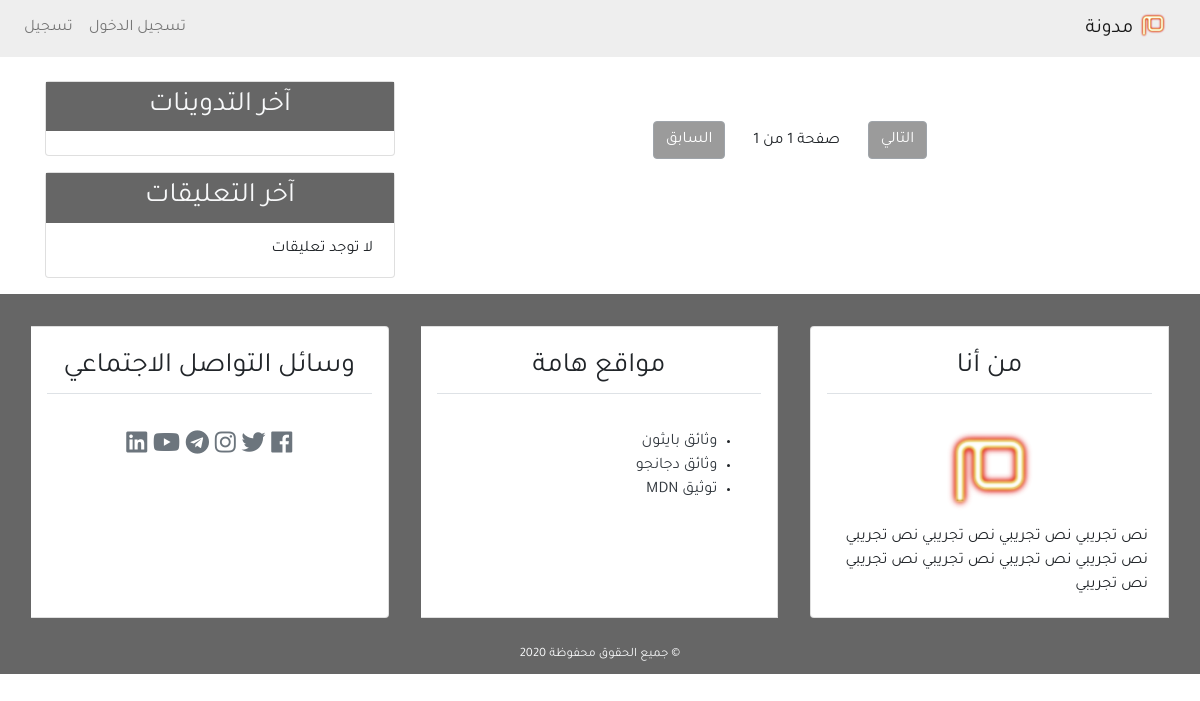
Before: / with the older database file.
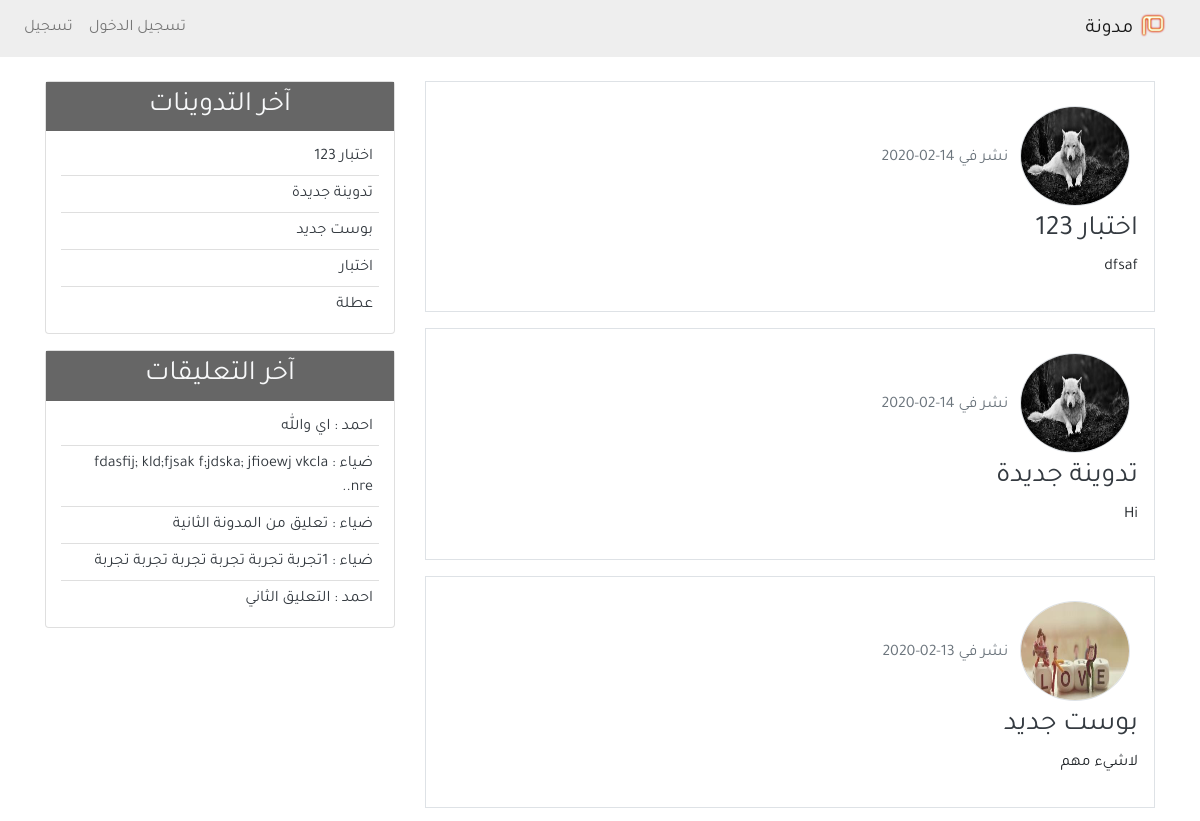
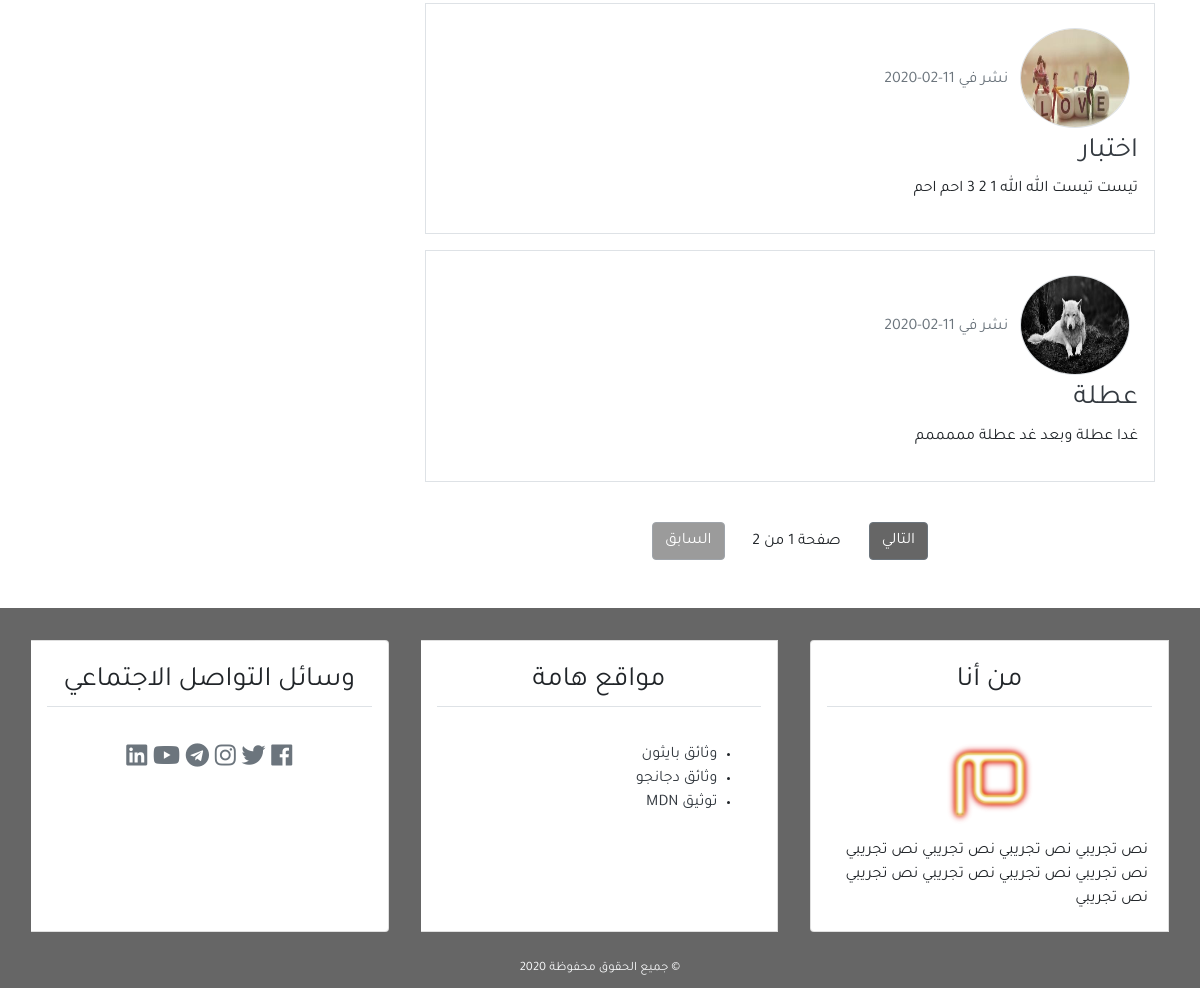
After: the same page with the newer database file (2 pictures, top to bottom).
### blog/models.py (models this page shows, shortened)
class Post(models.Model):
    title = models.CharField(max_length=100)
    content = models.TextField()
    post_date = models.DateTimeField(default=timezone.now)
    post_update = models.DateTimeField(auto_now=True)
    author = models.ForeignKey(User , on_delete=models.CASCADE)
    class Meta:
        ordering = ('-post_date',)

class Comment(models.Model):
    name = models.CharField(max_length=50 , verbose_name="الاسم")
    email = models.EmailField(verbose_name="البريد الإلكتروني")
    body = models.TextField(verbose_name="التعليق")
    comment_date = models.DateTimeField(auto_now_add=True)
    active = models.BooleanField(default=False)
    post = models.ForeignKey(Post , on_delete=models.CASCADE , related_name='comments')
    class Meta:
        ordering = ('-comment_date',)

### user/models.py (models this page shows, shortened)
class Profile(models.Model):
    image = models.ImageField(default='default.jpg' , upload_to='profile_pics')
    user = models.OneToOneField(User , on_delete=models.CASCADE)

### blog/views.py (the view)
# urls.py: path('' , views.home , name = 'home'),
def home(request):
    posts = Post.objects.all()
    paginator = Paginator(posts , 5)
    page = request.GET.get('page')
    try :
        posts = paginator.page(page)
    except PageNotAnInteger:
        posts = paginator.page(1)
    except EmptyPage :
        posts = paginator.page(paginator.num_page)
    context = {
        'title' : 'الصفحة الرئيسية',
        'posts' : posts,
        'page' : page,
    }
    return render(request , 'blog/index.html' , context)

### blog/templatetags/post_tag.py (called while the page is built)
@register.inclusion_tag('blog/latest_post.html')
def latest_posts():
    context = {
        'l_posts' : Post.objects.all()[0:5]
    }
    return context

@register.inclusion_tag('blog/latest_comment.html')
def latest_comments():
    context = {
        'l_comments' : Comment.objects.filter(active=True)[:5]
    }
    return context

### blog/templates/blog/index.html (shortened to what this page needs)
{% extends 'blog/base.html' %}
{% block content %}
{% for post in posts %}
    <div class="border p-3 mb-3">
        <img class = "rounded-circle border m-2" width="110px" height="100px" src="{{post.author.profile.image.url}}" alt="صورة الناشر" >
        <span class="text-secondary">نشر في {{post.post_date|date:'d-m-Y'}}</span>
        <h3><a href="{% url 'detail' post.id %}" class="text-dark">{{post.title}}</a></h3>
        <p>{{post.content}}</p>
    </div>
{% endfor %}
{% include 'blog/pagination.html' with page=posts %}
{% endblock content %}

### blog/templates/blog/base.html (shortened to what this page needs)
{% load static %}
{% load post_tag %}
<!DOCTYPE html>
<html lang="ar">
    <head>
        <link rel="stylesheet" href="{% static 'blog/css/bootstrap.min.css' %}">
        <link rel="stylesheet" href="https://use.fontawesome.com/releases/v5.7.0/css/all.css">
        <link rel="stylesheet" href="{% static 'blog/css/main.css' %}">
    </head>
    <body>
        <header>
            <nav class="navbar navbar-expand-lg navbar-light bg-light ">
              <a class="navbar-brand" href="{% url 'home' %}">
                  <img src="{% static 'blog/images/mim-logo.png' %}" alt="شعار مدونة" width="30px">
                  مدونة</a>
              <div class="collapse navbar-collapse" id="navbarSupportedContent">
                {% if user.is_authenticated %}
                  <ul class="navbar-nav mr-auto">
                    <li class="nav-item"><a class="nav-link" href="{% url 'new_post' %}">تدوينة جديدة</a></li>
                    <li class="nav-item"><a class="nav-link" href="{% url 'profile' %}">الملف الشخصي</a></li>
                    <li class="nav-item"><a class="nav-link" href="{% url 'logout' %}">تسجيل الخروج</a></li>
                  </ul>
                {% else %}
                  <ul class="navbar-nav mr-auto">
                    <li class="nav-item"><a class="nav-link" href="{% url 'login' %}">تسجيل الدخول</a></li>
                    <li class="nav-item"><a class="nav-link" href="{% url 'register' %}">تسجيل</a></li>
                  </ul>
                {% endif %}
              </div>
            </nav>
        </header>
        <section>
            <div class="container">
                <div class="row mt-4">
                    <div class="col-md-8">
                    {% block content %}
                    {% endblock content %}
                    </div>
                    <div class="col-md-4">
                         <div class="card mb-3">
                            <h3 class="text-center bg-secondary text-light p-2">آخر التدوينات</h3>
                            {% latest_posts %}
                        </div>
                         <div class="card mb-3">
                            <h3 class="text-center bg-secondary text-light p-2">آخر التعليقات</h3>
                            {% latest_comments %}
                         </div>
                    </div>
                </div>
            </div>
        </section>
        <footer class="bg-secondary">
            <div class="container-fluid">
                 <div class="row">
                    <div class="col-md">
                        <div class="card-group mt-3">
                            <div class="card m-3">
                                <h3 class="card-title text-center border-bottom p-2 m-3">من أنا</h3>
                                <div class="card-body">
                                    <div class="text-center">
                                        <img src="{% static 'blog/images/mim-logo.png' %}" alt="شعار مدونة" width="100px">
                                    </div>
                                   نص تجريبي نص تجريبي نص تجريبي نص تجريبي نص تجريبي نص تجريبي نص تجريبي نص تجريبي نص تجريبي
                                </div>
                            </div>
                            <div class="card m-3">
                            <h3 class="card-title text-center border-bottom p-2 m-3">مواقع هامة</h3>
                            <div class="card-body">
                                <ul>
                                    <li><a class="text-dark" href="https://www.python.org/doc/">وثائق بايثون</a></li>
                                    <li><a class="text-dark" href="https://docs.djangoproject.com/en/2.2/">وثائق
                                            دجانجو</a></li>
                                    <li><a class="text-dark" href="https://developer.mozilla.org/">توثيق MDN</a></li>
                                </ul>
                            </div>
                            </div>
                            <div class="card m-3">
                                <h3 class="card-title text-center border-bottom p-2 m-3">وسائل التواصل الاجتماعي</h3>
                                <h4 class="card-body text-center">
                                    <a hraf="" class="text-secondary"><i class="fab fa-facebook"></i></a>
                                    <a hraf="" class="text-secondary"><i class="fab fa-twitter"></i></a>
                                    <a hraf="" class="text-secondary"><i class="fab fa-instagram"></i></a>
                                    <a hraf="" class="text-secondary"><i class="fab fa-telegram"></i></a>
                                    <a hraf="" class="text-secondary"><i class="fab fa-youtube"></i></a>
                                    <a hraf="" class="text-secondary"><i class="fab fa-linkedin"></i></a>
                                </h4>
                            </div>
                        </div>
                    </div>
                </div>
                <div class="row p-2">
                    <div class="col-md text-center">
                        <small class="text-light">&copy; جميع الحقوق محفوظة {% now 'Y' %}</small>
                    </div>
                </div>
            </div>
        </footer>
    </body>
</html>

### blog/templates/blog/pagination.html
<div class="pt-3 mt-4 mb-5 text-center">
    {% if page.has_next %}
        <a class="btn btn-secondary bg-secondary" href="?page={{page.next_page_number}}">التالي</a>
    {% else %}
        <a class="btn btn-secondary bg-secondary disabled" href="#">التالي</a>
    {% endif %}
    <span class="pr-4 pl-4">صفحة {{page.number}} من {{page.paginator.num_pages}}</span>
    {% if page.has_previous %}
        <a class="btn btn-secondary bg-secondary" href="?page={{page.previous_page_number}}">السابق</a>
    {% else %}
        <a class="btn btn-secondary bg-secondary disabled" href="#">السابق</a>
    {% endif %}
</div>

### blog/templates/blog/latest_post.html
<ul class="list-group-flush latest-post">
    {% for post in l_posts %}
    <li class="list-group-item latest-post-item">
        <a class="text-dark" href="{% url 'detail' post.id %}">{{post.title}}</a>
    </li>
    {% endfor %}
</ul>

### blog/templates/blog/latest_comment.html
<ul class="list-group-flush latest-comment">
    {% for comment in l_comments %}
    <li class="list-group-item latest-comment-item">
        <a class="text-dark" href="{% url 'detail' comment.post.id %}">
            {{comment.name}} :
            {% if comment.body|length > 45 %}
            {{comment.body|slice:'45'}}..
            {% else %}
            {{comment.body}}
            {% endif %}
        </a>
    </li>
    {% empty %}
     <li class="list-group-item latest-comment-item">لا توجد تعليقات</li>
    {% endfor %}
</ul>

### blog/static/blog/CSS/main.css (style rules this page uses)
html , body { direction: rtl; text-align: right; }
body { font-family: 'Tajawal' , sans-serif; }
.bg-secondary { background-color: #666 !important; }
.bg-light { background-color: #EEE !important; }
.latest-post, .latest-comment { padding: 0px 15px; }
.latest-post .latest-post-item , .latest-comment .latest-comment-item { padding: 6px; }
.latest-post li:first-child , .latest-comment li:first-child { border-top: 0px; }
.latest-post li:last-child , .latest-comment li:last-child { border-bottom: 0px; padding-bottom: 0px; }

Changed rows visible on the page:
added Post: author.profile.image (picture), post_date "14-02-2020", title "اختبار 123", content "dfsaf"
added Post: author.profile.image (picture), post_date "14-02-2020", title "تدوينة جديدة", content "Hi"
added Post: author.profile.image (picture), post_date "13-02-2020", title "بوست جديد", content "لاشيء مهم"
added Post: author.profile.image (picture), post_date "11-02-2020", title "اختبار", content "تيست تيست الله الله 1 2 3 احم احم"
added Post: author.profile.image (picture), post_date "11-02-2020", title "عطلة", content "غدا عطلة وبعد غد عطلة مممممم"
added Comment: name "احمد", body "اي والله"
added Comment: name "ضياء", body "fdasfij; kld;fjsak f;jdska; jfioewj vkcla nre"
added Comment: name "ضياء", body "تعليق من المدونة الثانية"
added Comment: name "ضياء", body "1تجربة تجربة تجربة تجربة تجربة تجربة"
added Comment: name "احمد", body "التعليق الثاني"
Other visible differences:
{{ page.paginator.num_pages }}: "1" → "2"
text no longer shown: "لا توجد تعليقات"
